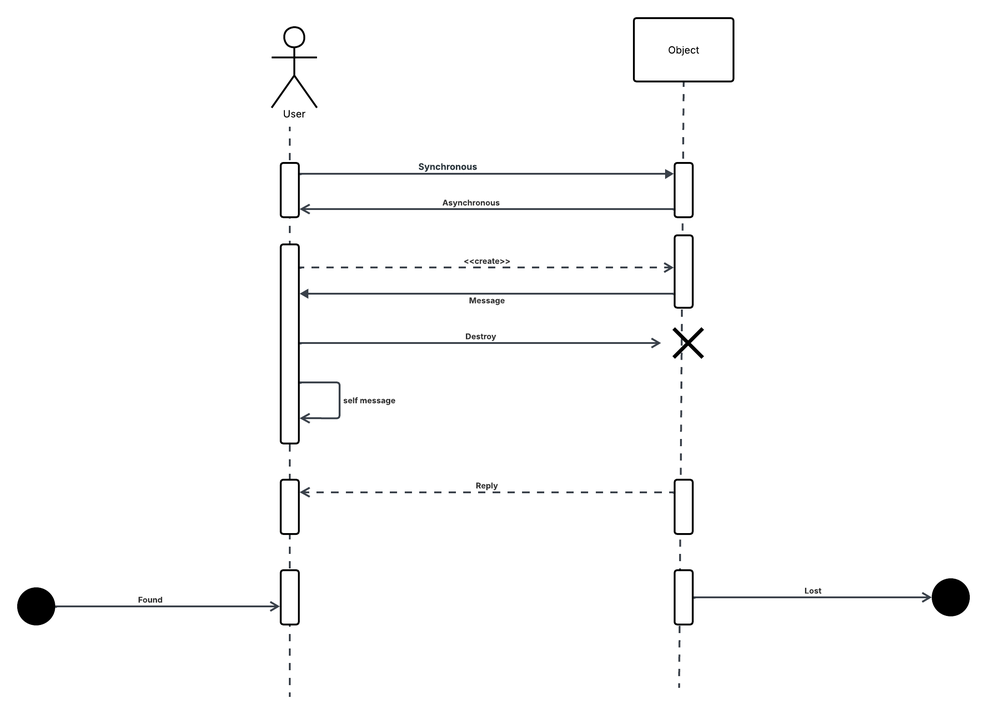
#> input picture images/sqd4.png, 987 x 715 px, shrunk from 2180 x 1580 before the run, found by its file name
$ python 'sequenceDiagram copy.py'
#> lines starting #> are read from the running program, lines starting #| are printed output that depends on the picture; after the words box and inside, x2 and y2 are one past the last pixel; in counts of white or black regions, pixels touching at a corner belong together
import cv2
import numpy as np
import matplotlib.pyplot as plt
import math
import pytesseract
from pytesseract import Output
import json

epsilon_ratio = 0.04

# ---------------- Step 0: Load image ----------------
def load_image(path):
#> called with path = './images/sqd4.png'
    image = cv2.imread(path)
#> image is the input picture: shape (715, 987, 3); mean B, G, R 251, 250.9, 250.9
    gray = cv2.cvtColor(image, cv2.COLOR_BGR2GRAY)
    return image, gray

# ---------------- Step 1: Threshold ----------------
def threshold_image(gray, thresh_val=128):
#> called with thresh_val = 128
    _, thresh = cv2.threshold(gray, thresh_val, 255, cv2.THRESH_BINARY_INV)
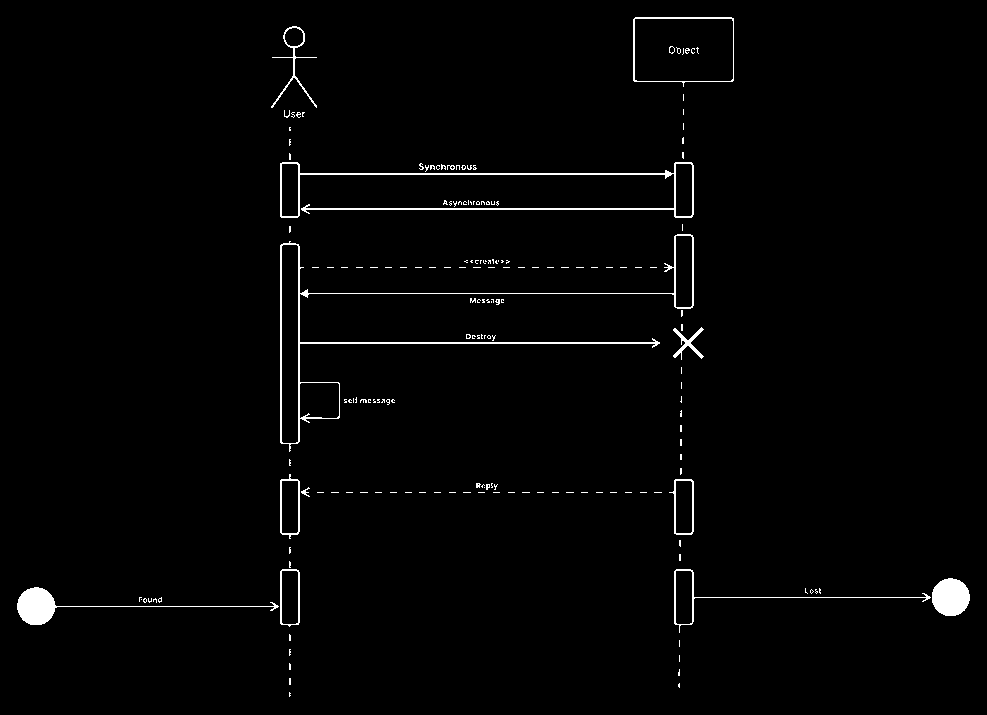
#> thresh: shape (715, 987); 1.6% white; 181 white regions (164 under 20 px), largest, box (x1, y1, x2, y2) and area: (280, 234, 694, 452) 2556, (280, 162, 694, 218) 2101, (17, 587, 279, 625) 1392
    return thresh

# ---------------- Step 2: Morphology ----------------
def extract_lines(thresh, vert_len=15, horiz_len=15):
#> called with vert_len = 15, horiz_len = 15
    vertical_kernel = cv2.getStructuringElement(cv2.MORPH_RECT, (1, vert_len))
    horizontal_kernel = cv2.getStructuringElement(cv2.MORPH_RECT, (horiz_len, 1))

    vertical_lines = cv2.morphologyEx(thresh, cv2.MORPH_OPEN, vertical_kernel, iterations=2)
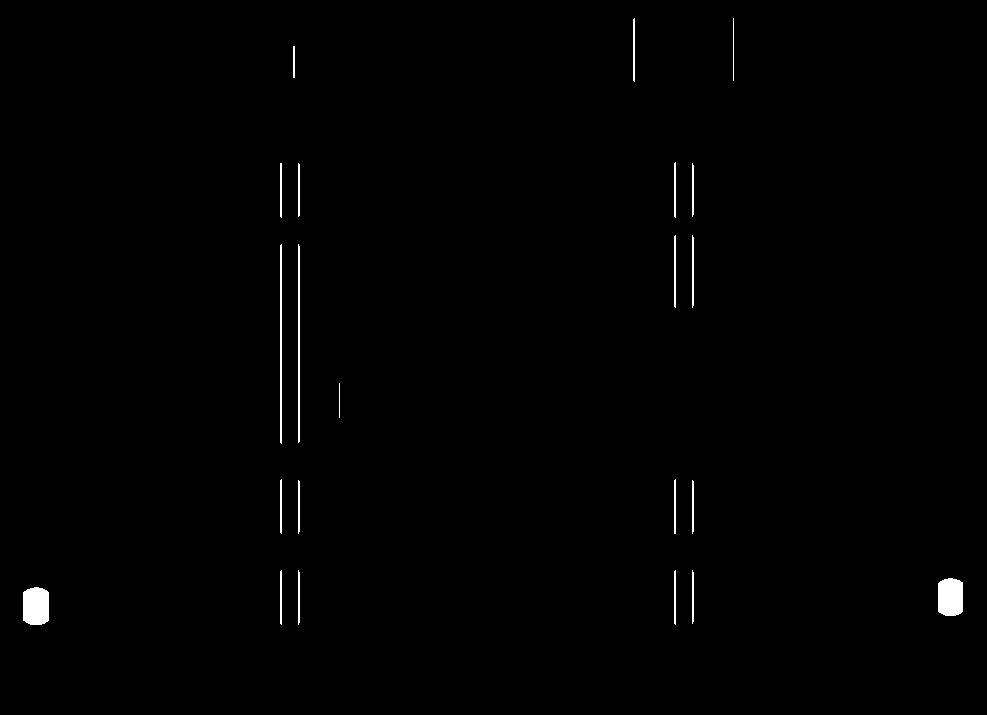
#> vertical_lines: shape (715, 987); 0.63% white; 22 white regions, largest, box (x1, y1, x2, y2) and area: (23, 587, 49, 625) 907, (938, 578, 963, 616) 876, (280, 244, 282, 444) 398
    horizontal_lines = cv2.morphologyEx(thresh, cv2.MORPH_OPEN, horizontal_kernel, iterations=2)
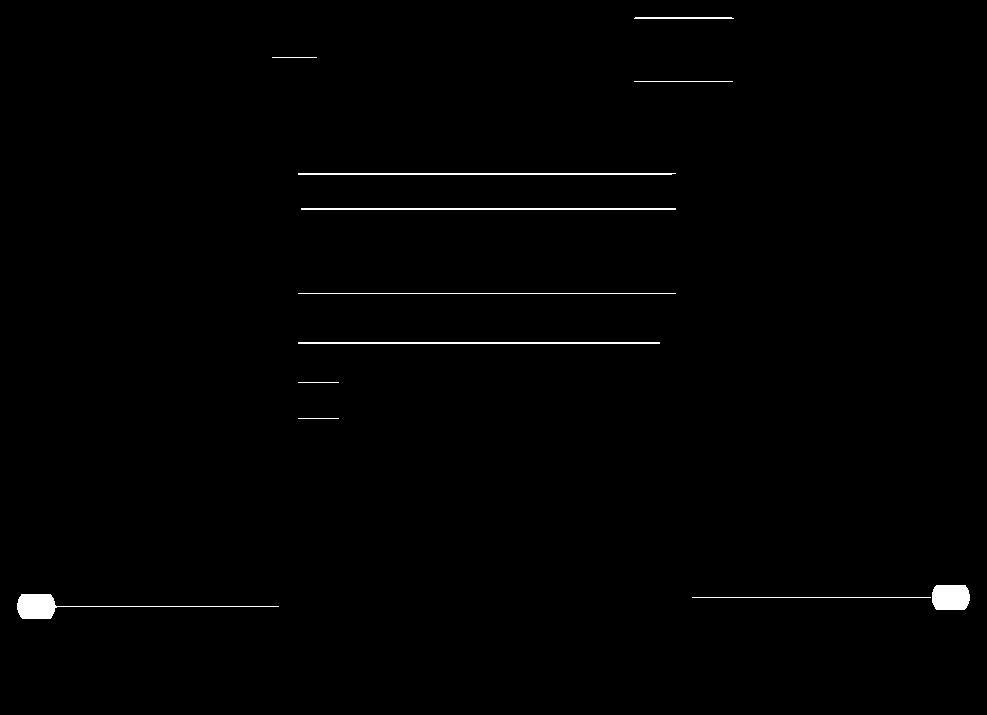
#> horizontal_lines: shape (715, 987); 0.74% white; 12 white regions

    return vertical_lines, horizontal_lines

# ---------------- Step 3: Contour detection ----------------
def get_segments(lines):
    contours, _ = cv2.findContours(lines, cv2.RETR_EXTERNAL, cv2.CHAIN_APPROX_SIMPLE)
#> contours = 22 contours, 2 with area under 20; largest, box (x1, y1, x2, y2) and area: (23, 587, 49, 625) 853, (938, 578, 963, 616) 822, (280, 244, 282, 444) 198, (298, 244, 300, 443) 196, (674, 235, 676, 308) 71
    segments = [cv2.boundingRect(c) for c in contours]  # (x, y, w, h)
#> segments = 22 items, first 6: (23, 587, 26, 38), (938, 578, 25, 38), (692, 570, 2, 54), (674, 570, 2, 55), (298, 570, 2, 55), (280, 570, 2, 55)
#> (the rest of the program and of its run is left out)
